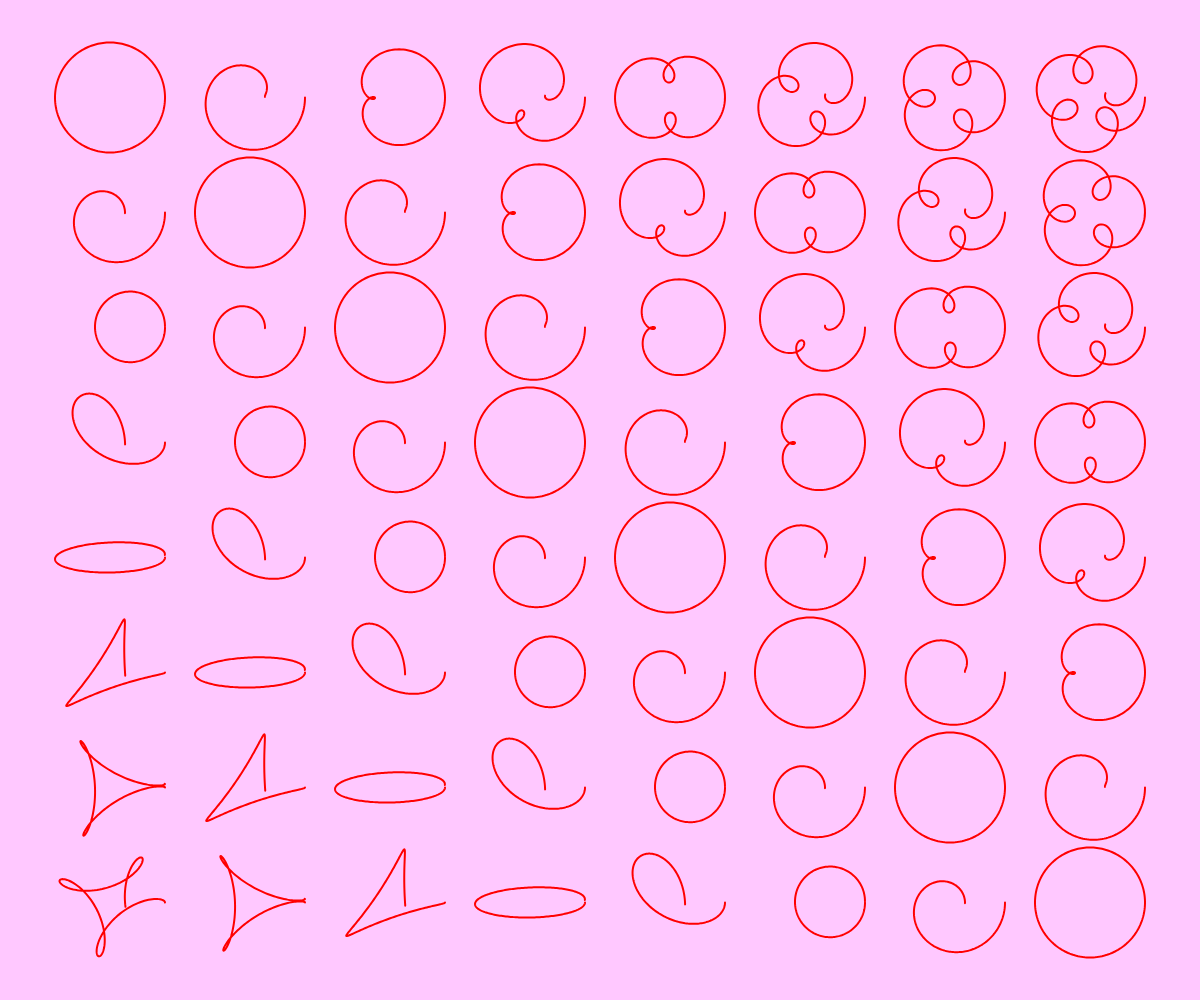
Frame 1 (no input)
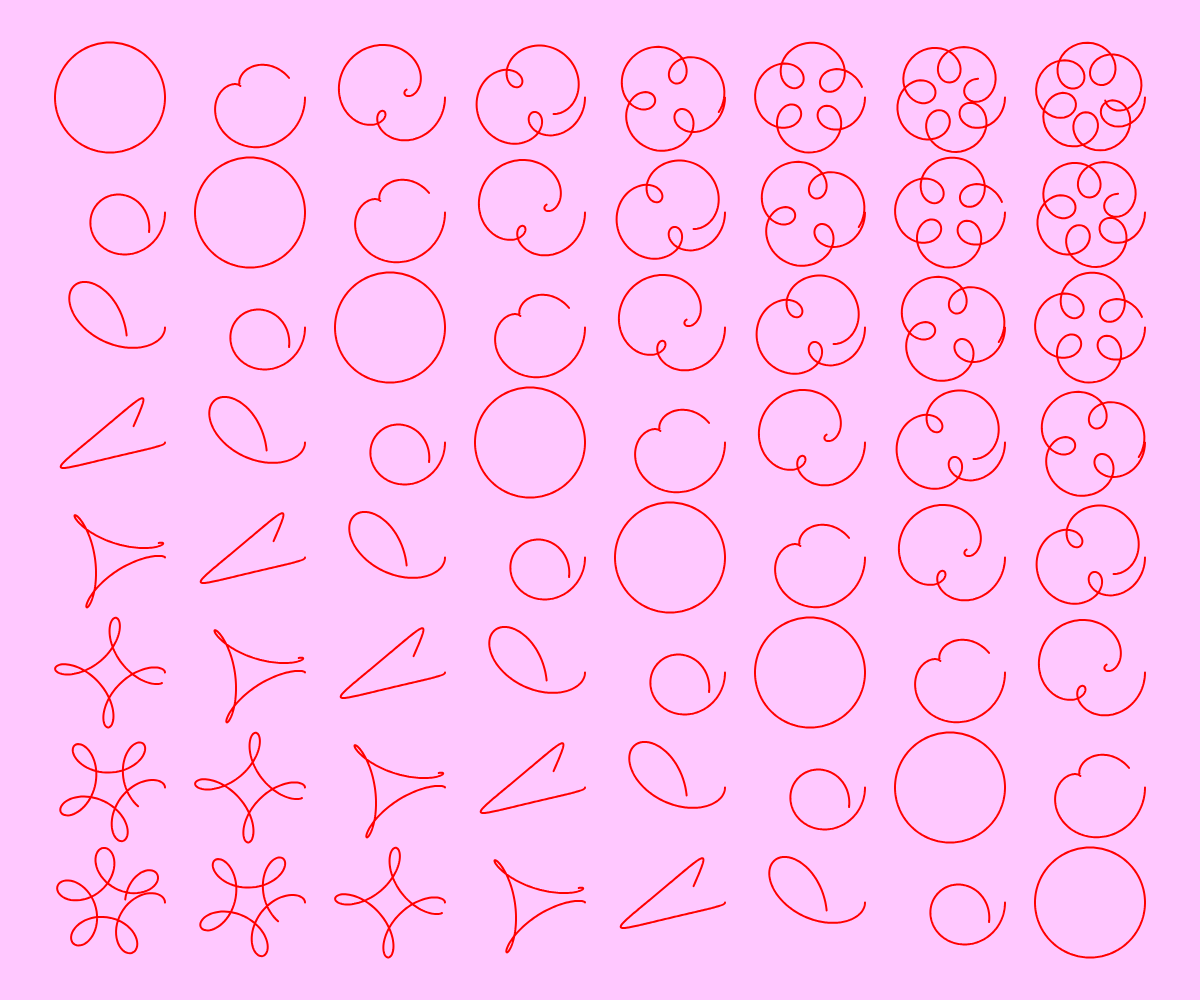
Frame 60 (no input)
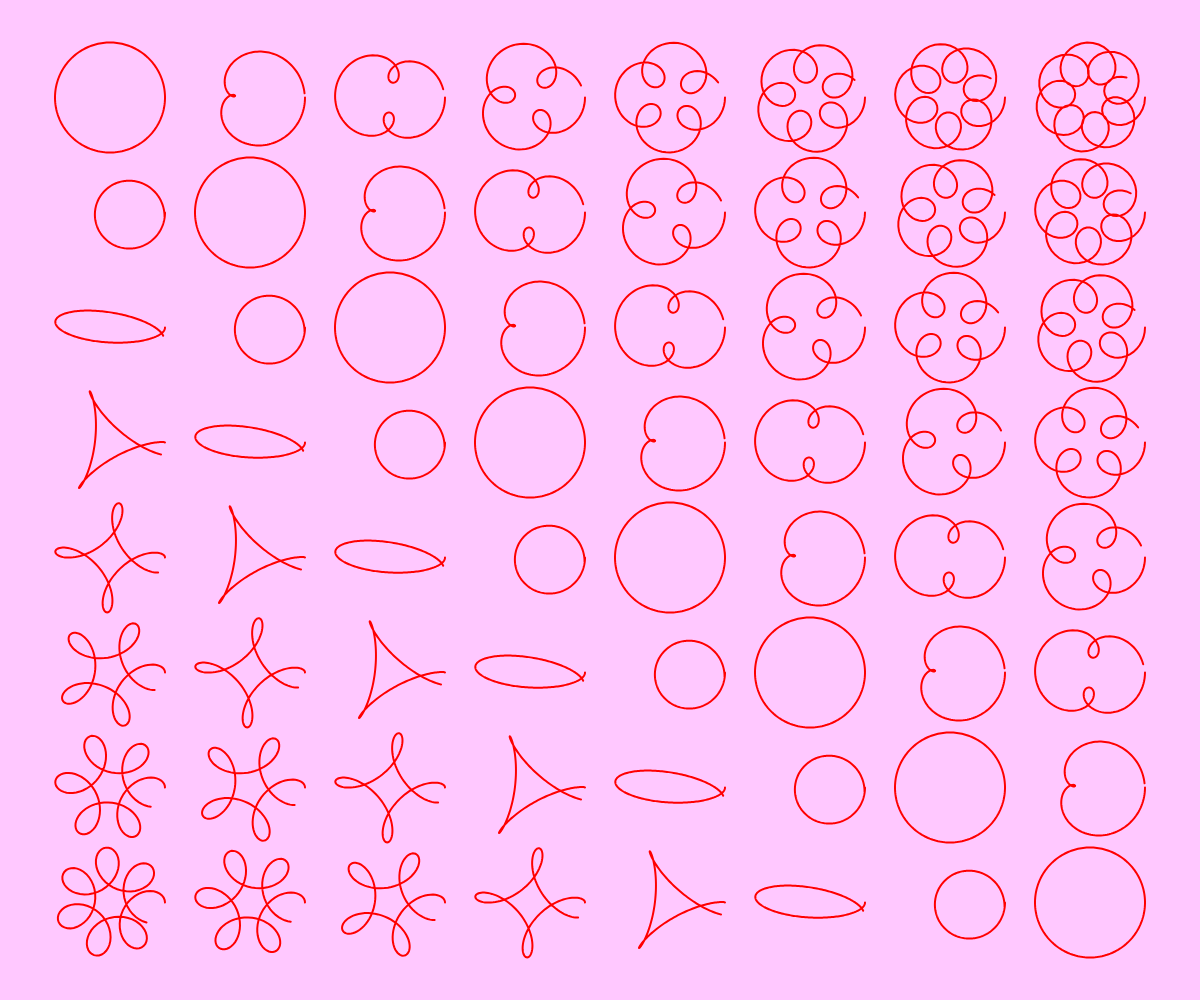
Frame 120 (the mouse pressed at the canvas centre since frame 60)

The p5.js sketch that drew these frames (run headless with seeded random() and noise() and a simulated clock; from frame 60 on, the mouse is pressed at the canvas centre):

// p5.js sketch
// ── sketch.js
//Looping roses
//Eevi Rutanen
//18.11.2020

var rows = 8; //number of rows
var columns = 8; //number of columns
var margin = 40; //margin size
var cellW; //variable for cell width
var cellH; //variable for cell height

function setup(){
    createCanvas(windowWidth,windowHeight);
    noFill();
    stroke(255,0,0);
    strokeWeight(2);
}
function draw(){
    //calculate the width and height of each cell
    //taking into account the margings
    cellW = (width-(2*margin)) / columns;
    cellH = (height-(2*margin)) / rows;
    
    background(255,200,255);
    
    //nested loops for drawing cells
    for(var i = 0; i < columns; i++){
        for(var j = 0; j < rows; j++){
            push();
                //calculate the x and y coordinate of
                //the middle point of each cell
                var x = i*cellW+cellW/2+margin;
                var y = j*cellH+cellH/2+margin;
                //move to center of cell
                translate(x,y);
                //modulate the number of loops with frameCount and i and j
                var loops = map(sin(frameCount/100),-1,1,1,i-j+1);
                //draw rose
                rose(200,cellW/4,loops,cellW/7);
            pop();
        }
    }
    
}

function rose(points, rad, loops, rad2){
    beginShape();
    for(var i=0; i <= points; i++ ){
        var angle = TWO_PI/points*i;
        var y = sin(angle)*rad+sin(angle*loops)*rad2;
        var x = cos(angle)*rad+cos(angle*loops)*rad2;
        vertex(x,y);
    }
    endShape();
}

function windowResized(){
    resizeCanvas(windowWidth,windowHeight);
}
